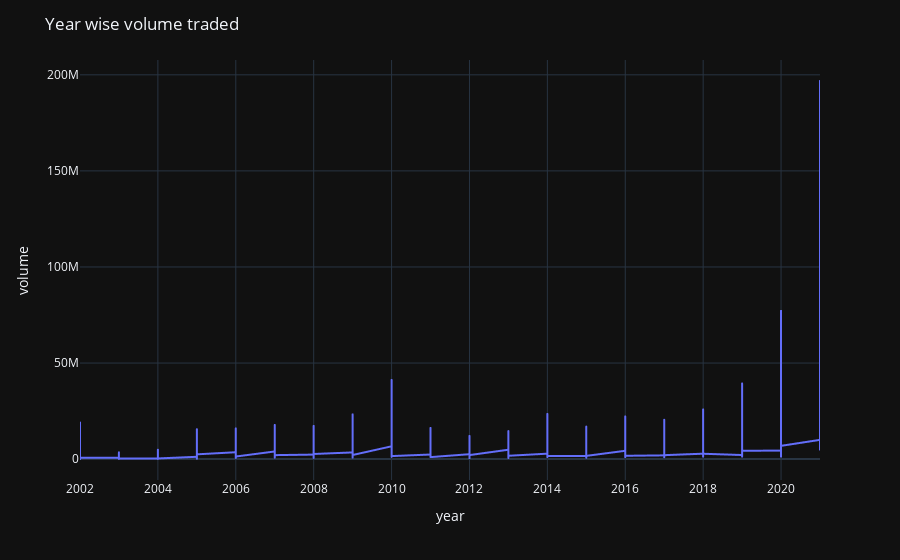

Notebook cell for this chart:
### Markdown cell above
**Volume of trade**, also known as **trading volume**, refers to the quantity of shares or contracts that belongs to a given security traded on a daily basis. Trade volume is said to be high when a given security is traded more actively and vice versa.

### Code cell
fig=px.line(x=stock_df['year'],y=stock_df['volume'])
fig.update_layout(template='plotly_dark',title='Year wise volume traded',xaxis_title='year',yaxis_title='volume')
fig.show()

print('Maximum low price of stock ever obtained:',stock_df['low_price'].max())
print('Minimum low price of stock ever obtained:',stock_df['low_price'].min())

print('\n')

for i in stock_df['volume'].index:
    if (stock_df['volume'][i]==stock_df['volume'].max()):
        print('The maximum volume ever traded was on: ', stock_df['date'][i])
    elif (stock_df['volume'][i]==stock_df['volume'].min()):
        print('The minimum volume ever traded was on: ', stock_df['date'][i])
    else:
        pass

### Figure 1 — Plotly figure (JSON) as saved in the notebook; plotly's stock layout.template omitted (floating-point values rounded to 4 significant figures; data arrays with more than 128 entries replaced by an {"elided": "..."} marker saying what was removed)
{"data": [{"hovertemplate": "x=%{x}<br>y=%{y}<extra></extra>", "legendgroup": "", "line": {"color": "#636efa", "dash": "solid"}, "mode": "lines", "name": "", "showlegend": false, "type": "scattergl", "x": {"elided": "4773 int values"}, "xaxis": "x", "y": {"elided": "4773 int values"}, "yaxis": "y"}], "layout": {"legend": {"tracegroupgap": 0}, "margin": {"t": 60}, "title": {"text": "Year wise volume traded"}, "xaxis": {"anchor": "y", "domain": [0, 1], "title": {"text": "year"}}, "yaxis": {"anchor": "x", "domain": [0, 1], "title": {"text": "volume"}}}}
